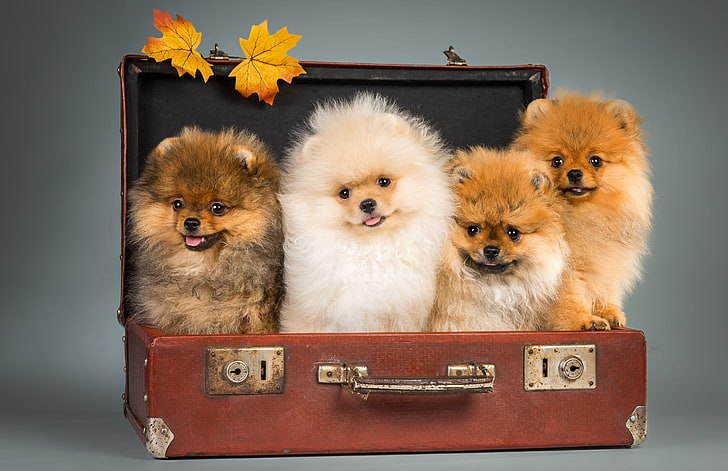
#> input picture pic2.jpg, 728 x 471 px
$ jupyter execute 06_Joining_Images.ipynb
#> lines starting #> are read from the running program, lines starting #| are printed output that depends on the picture
[cell 1]
import cv2 as cv
import numpy as np

[cell 2]
def escape():
    while True:
        if cv.waitKey(2)==27:
            cv.destroyAllWindows()
            break;

[cell 3]
img=cv.imread('pic2.jpg')
#> img is the input picture: shape (471, 728, 3); mean B, G, R 95.9, 112.7, 134.1
cv.imshow('Original Image',img)
escape()
#> (key Esc is pressed here)

## Joining image horizontally and vertically

[cell 4]
imgHor=np.hstack((img,img))
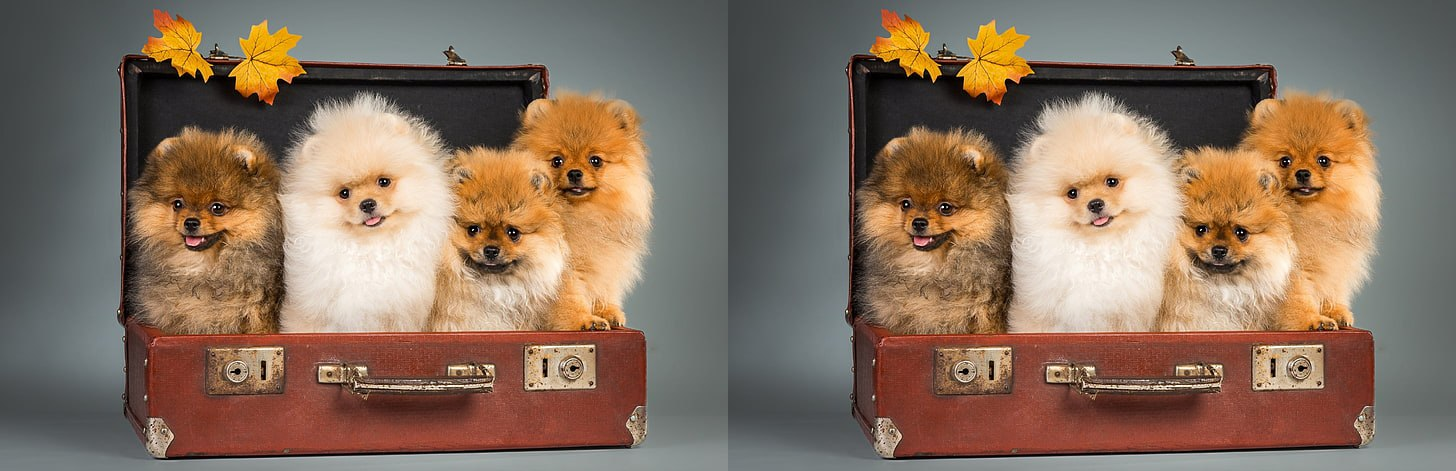
#> imgHor: shape (471, 1456, 3); mean B, G, R 95.9, 112.7, 134.1
imgVer=np.vstack((img,img))
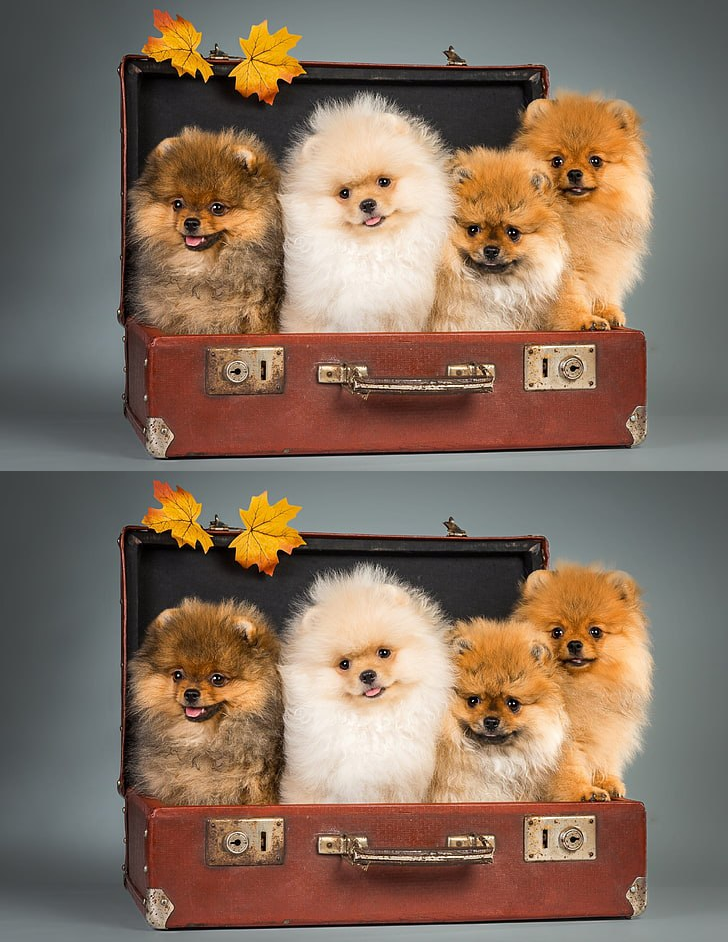
#> imgVer: shape (942, 728, 3); mean B, G, R 95.9, 112.7, 134.1

cv.imshow("Horizontal",imgHor)
cv.imshow("Vertical",imgVer)
escape()
#> (key Enter is pressed here)

[cell 5]
cv2=cv
# This StackImages function is able to join images of any dimension, and can scale upto any value we want.
def stackImages(scale,imgArray):
#> called with scale = 0.5
    rows = len(imgArray)
    cols = len(imgArray[0])
    rowsAvailable = isinstance(imgArray[0], list)
    width = imgArray[0][0].shape[1]
    height = imgArray[0][0].shape[0]
    if rowsAvailable:
        for x in range ( 0, rows):
            for y in range(0, cols):
                if imgArray[x][y].shape[:2] == imgArray[0][0].shape [:2]:
                    imgArray[x][y] = cv2.resize(imgArray[x][y], (0, 0), None, scale, scale)
                else:
                    imgArray[x][y] = cv2.resize(imgArray[x][y], (imgArray[0][0].shape[1], imgArray[0][0].shape[0]), None, scale, scale)
                if len(imgArray[x][y].shape) == 2: imgArray[x][y]= cv2.cvtColor( imgArray[x][y], cv2.COLOR_GRAY2BGR)
        imageBlank = np.zeros((height, width, 3), np.uint8)
        hor = [imageBlank]*rows
        hor_con = [imageBlank]*rows
        for x in range(0, rows):
            hor[x] = np.hstack(imgArray[x])
        ver = np.vstack(hor)
    else:
        for x in range(0, rows):
            if imgArray[x].shape[:2] == imgArray[0].shape[:2]:
                imgArray[x] = cv2.resize(imgArray[x], (0, 0), None, scale, scale)
            else:
                imgArray[x] = cv2.resize(imgArray[x], (imgArray[0].shape[1], imgArray[0].shape[0]), None,scale, scale)
            if len(imgArray[x].shape) == 2: imgArray[x] = cv2.cvtColor(imgArray[x], cv2.COLOR_GRAY2BGR)
        hor= np.hstack(imgArray)
        ver = hor
    return ver

# img = cv2.imread('Resources/lena.png')
# imgGray = cv2.cvtColor(img,cv2.COLOR_BGR2GRAY)

[cell 6]
imgStack = stackImages(0.5,([img,img],[img,img]))
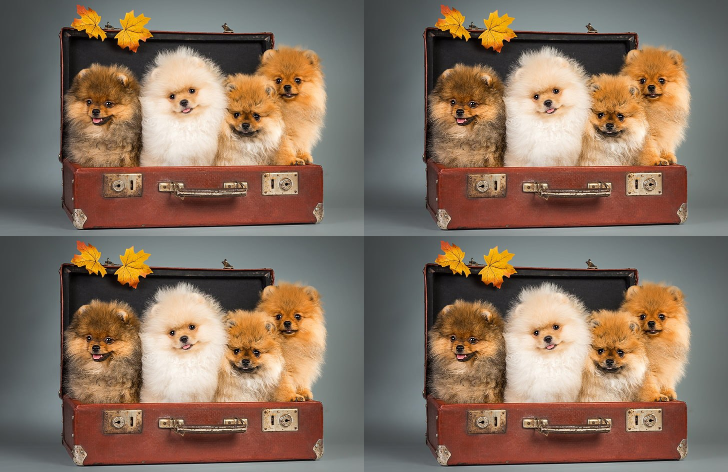
#> imgStack: shape (472, 728, 3); mean B, G, R 95.9, 112.7, 134.1
cv.imshow("StackImages",imgStack)
escape()

$ run again, with pic4.jpg copied over pic2.jpg
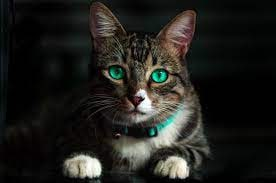
#> input picture pic4.jpg, 276 x 183 px
#> img is the input picture: shape (183, 276, 3); mean B, G, R 28.6, 32.2, 32.5
#> `imgVer=np.vstack((img,img))`:
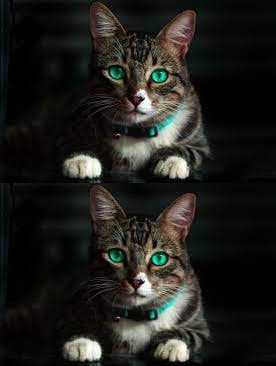
#> imgVer: shape (366, 276, 3); mean B, G, R 28.6, 32.2, 32.5
#> `imgStack = stackImages(0.5,([img,img],[img,img]))`:
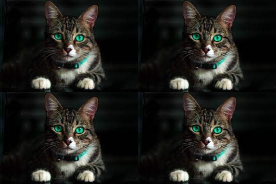
#> imgStack: shape (184, 276, 3); mean B, G, R 28.5, 32.2, 32.4

$ run again, with cards1.jpg copied over pic2.jpg
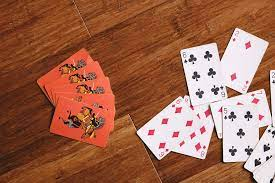
#> input picture cards1.jpg, 275 x 183 px
#> img is the input picture: shape (183, 275, 3); mean B, G, R 80, 103.6, 159.3
#> `imgVer=np.vstack((img,img))`:
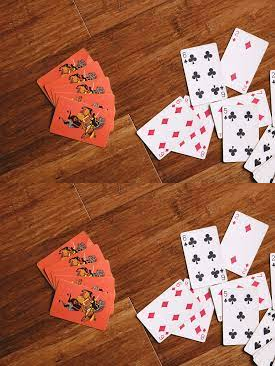
#> imgVer: shape (366, 275, 3); mean B, G, R 80, 103.6, 159.3
#> `imgStack = stackImages(0.5,([img,img],[img,img]))`:
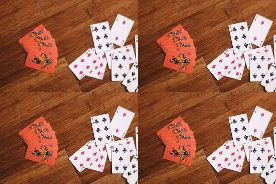
#> imgStack: shape (184, 276, 3); mean B, G, R 80, 103.4, 159.2
